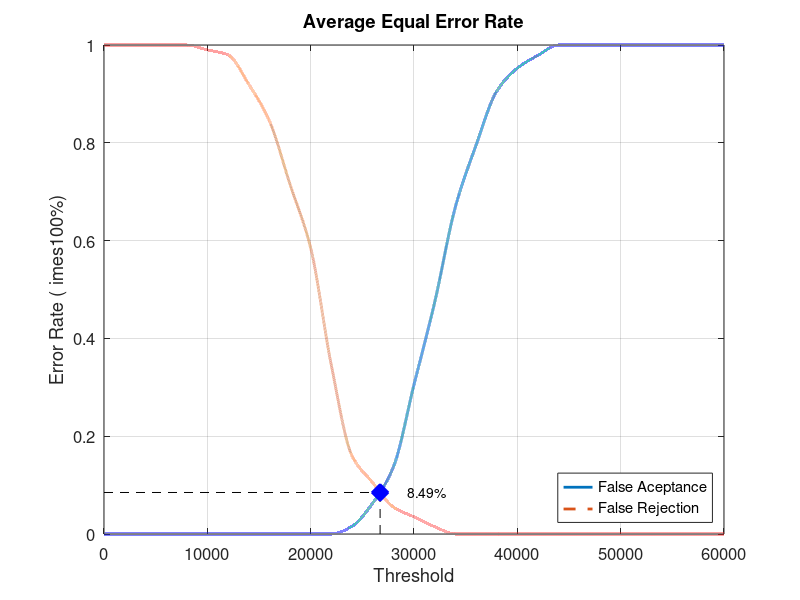
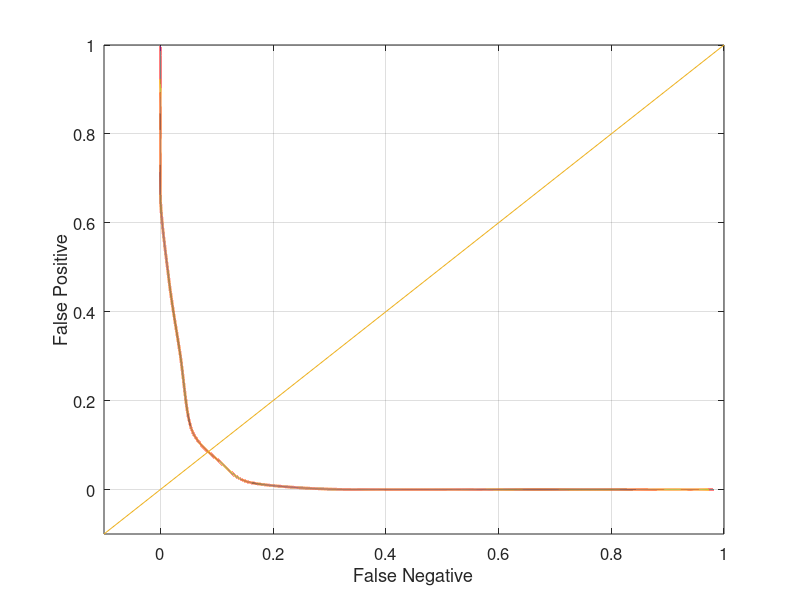

The MATLAB source for these figures, in order:
close all;
clear;
clc;
x = 0:2000:60000;
xq = 0:0.5:60000;

y0 = [0 0 0 0 0 0 0 0 0 0 0 0 0.0157895 0.0631579 0.136842 0.305263 0.473684 0.668421 0.794737 0.905263 0.952632 0.978947 1 1 1 1 1 1 1 1 1]
yy0 = interp1(x, y0, xq, 'pchip');
y1 = [1 1 1 1 1 0.99 0.98 0.92 0.845 0.715 0.585 0.345 0.16 0.105 0.055 0.035 0.015 0 0 0 0 0 0 0 0 0 0 0 0 0 0]
yy1 = interp1(x, y1, xq, 'pchip');

% Calculating EER: 
y2 = abs(y0 - y1);
find(y2 == min(y2))
yy2 = abs(yy0 - yy1);
xEER = find(yy2 == min(yy2));
xEERIndex = xq(xEER) % X-axis EER
yEER = yy0(xEER) % Y-axis EER

main = figure
plot(xq, yy0,'-','LineWidth', 2);	hold on
plot(xq, yy1,'--','LineWidth', 2);	hold on
plot([xEERIndex xEERIndex], [0 yEER], 'k--');	hold on
plot([0 xEERIndex], [yEER yEER], 'k--');	hold on
plot(xEERIndex, yEER, 'bx', 'LineWidth', 10);	hold on
text(xEERIndex + 10 * xEERIndex / 100, yEER, [num2str(round((10000 * yEER)) / 100) '%'])
legend('False Aceptance', 'False Rejection', 'Location', 'SouthEast')
xlabel('Threshold')
ylabel('Error Rate (	imes100%)')
title('Average Equal Error Rate')
set(gca, 'FontSize', 12)
axis([0 60000 0 1])
grid on

print(main, 'Database5_3Main', '-dpng');
FNRxFPR = figure('Color', [1 1 1]);
plot(yy1, yy0, '-', yy1, yy0, 'LineWidth', 2);
hold on
y = -0.1:0.1:1
plot(y, y); 
set(gca, 'FontSize', 12)
xlabel('False Negative')
ylabel('False Positive')
axis([-0.1 1 -0.1 1])
set(gca, 'FontSize', 12)
grid on

print(FNRxFPR, 'Database5_3FNRxFPR','-dpng');
